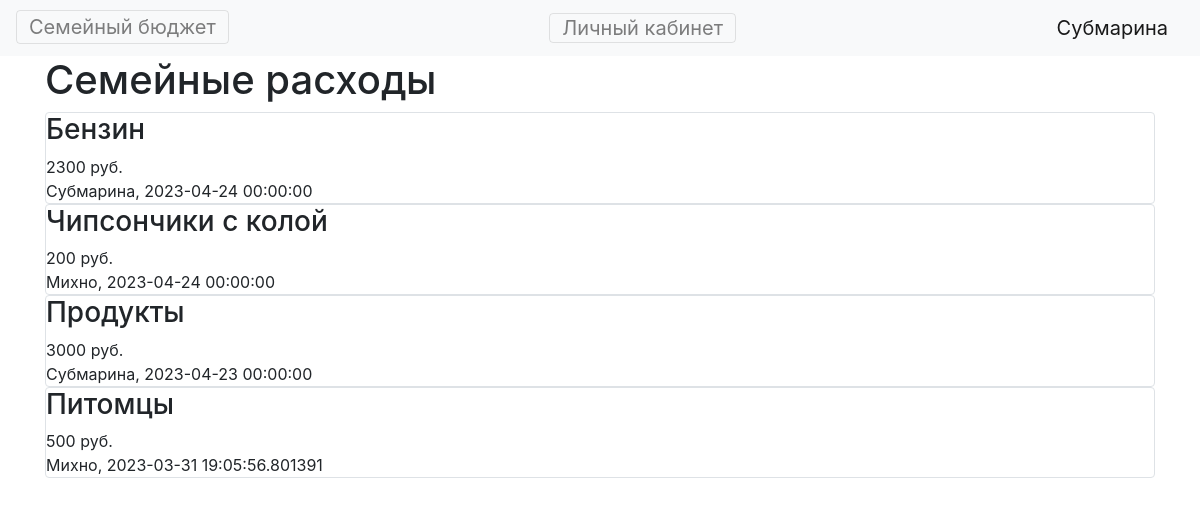
Before: / (signed in) with the older database file.
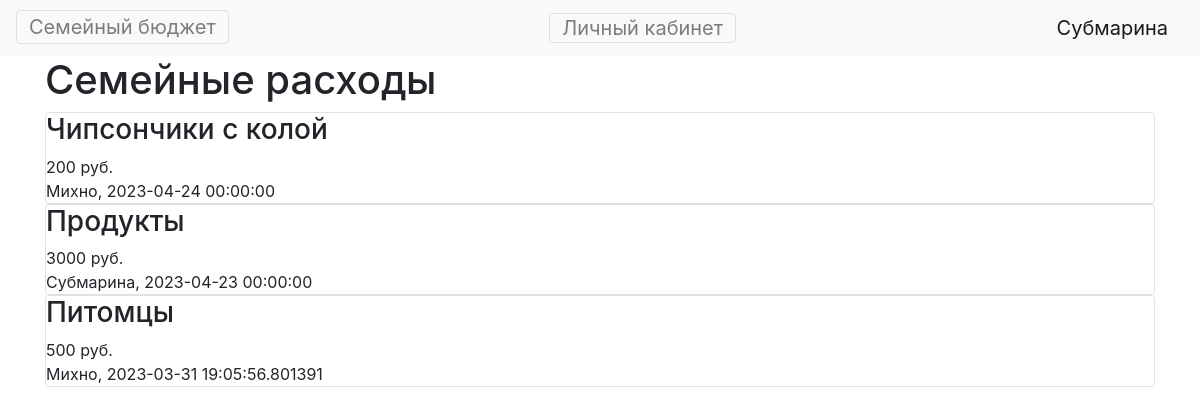
After: the same page with the newer database file.
### data/expenses.py (models this page shows, shortened)
class Expenses(SqlAlchemyBase):
    __tablename__ = 'expenses'
    id = sqlalchemy.Column(sqlalchemy.Integer,
                           primary_key=True, autoincrement=True)
    title = sqlalchemy.Column(sqlalchemy.String, nullable=True)
    money = sqlalchemy.Column(sqlalchemy.Integer, nullable=False)
    created_date = sqlalchemy.Column(sqlalchemy.DateTime,
                                     default=datetime.datetime.now)
    user_id = sqlalchemy.Column(sqlalchemy.Integer,
                                sqlalchemy.ForeignKey("users.id"))
    user = orm.relationship('User')

### data/users.py (models this page shows, shortened)
class User(SqlAlchemyBase, UserMixin):
    __tablename__ = 'users'
    id = sqlalchemy.Column(sqlalchemy.Integer,
                           primary_key=True, autoincrement=True)
    name = sqlalchemy.Column(sqlalchemy.String, nullable=True)
    email = sqlalchemy.Column(sqlalchemy.String,
                              index=True, unique=True, nullable=True)
    hashed_password = sqlalchemy.Column(sqlalchemy.String, nullable=True)
    created_date = sqlalchemy.Column(sqlalchemy.DateTime,
                                     default=datetime.datetime.now)
    expenses = orm.relationship("Expenses", back_populates='user')

### main.py (the view)
@app.route("/")
def index():
    if current_user.is_authenticated:
        db_sess = db_session.create_session()
        expenses = db_sess.query(Expenses).order_by(Expenses.created_date.desc()).all()
    else:
        return redirect('/login')
    return render_template("index.html", expenses=expenses)

### data/db_session.py (called while the page is built)
def create_session() -> Session:
    global __factory
    return __factory()

### main.py (called while the page is built)
@login_manager.user_loader
def load_user(user_id):
    db_sess = db_session.create_session()
    return db_sess.query(User).get(user_id)

### templates/index.html
{% extends "base.html" %}
{% block content %}
    <h1>Семейные расходы</h1>
    {% for item in expenses%}
        <div class="col-md6 border rounded">
        <h3>{{item.title}}</h3>
        <div>
            {{item.money}} руб.
        </div>
        <div>
            {{item.user.name}}, {{item.created_date}}
        </div>
        </div>
    {% endfor %}
{% endblock %}

Changed rows visible on the page:
removed Expenses: title "Бензин", money "2300", user.name "Субмарина", created_date "2023-04-24 00:00:00"
